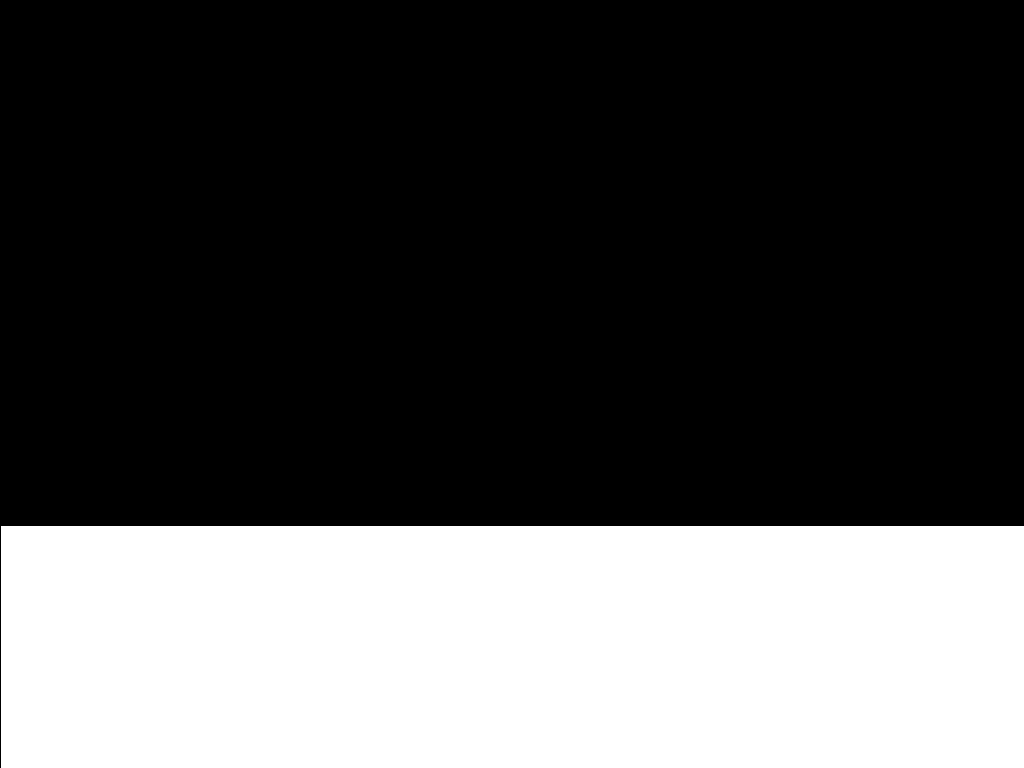
Frame 1 (no input)
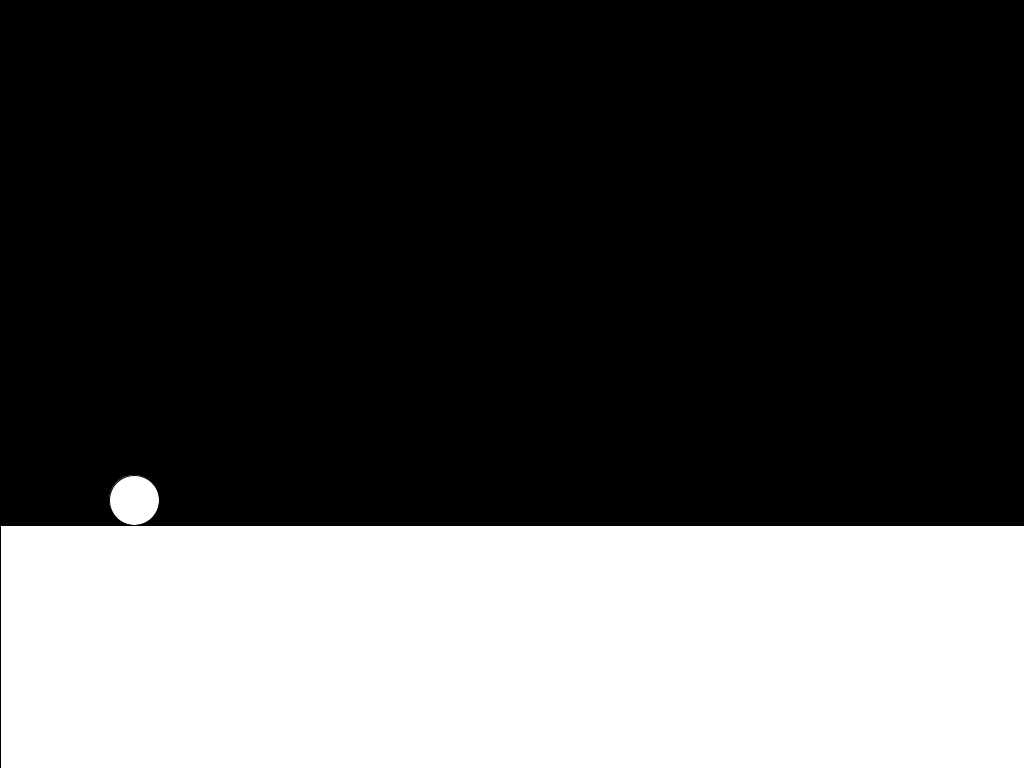
Frame 60 (the mouse pressed at the canvas centre just before this capture)
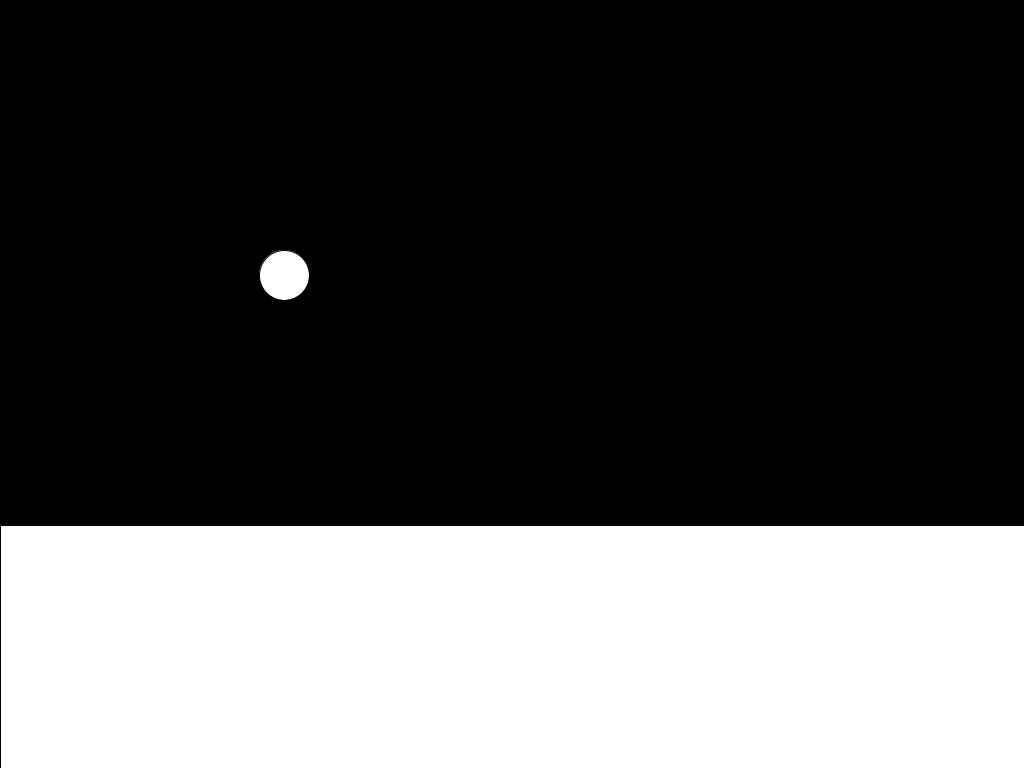
Frame 120 (the mouse held since frame 60 and released just before this capture)

The Processing sketch that drew these frames (run headless with seeded random() and noise(); from frame 60 on, the mouse is pressed at the canvas centre):

// Processing sketch: PoliSaltosDo2oGrau
// ── PoliSaltosDo2oGrau.pde
float x = -25;
float y = 500;
float yg = 500;
float h = 300;
float d = 200;
float startTime = 0;
float vel = 150;
boolean isJumping = false;
float sx = 0;
float dy = 0;

void setup() {
  size(1024, 768);
  startTime = millis();
}

void draw() {
  float elapsedTime = (millis() - startTime) / 1000.0f;
  startTime = millis();
  background(0);
  update(elapsedTime);
  render();
}

void update(float elapsedTime) {
  float dx = vel * elapsedTime;
  x += dx;
  if (isJumping) {
    sx += dx;
    dy = calcDY(sx);
    if (sx > d/2){
      isJumping = false;
      dy = 0;
    }
  }
  if (x > 1049) x = -25;
}

void render() {
  circle(x, y - dy, 50);
  rect(0, yg + 25, width, 500);
}

float calcDY(float dx) {
  return -4*h*pow(dx, 2)/pow(d, 2) + h;
}

void mousePressed() {
  if (!isJumping) {
    isJumping = true;
    sx = -d/2;
  }
}
